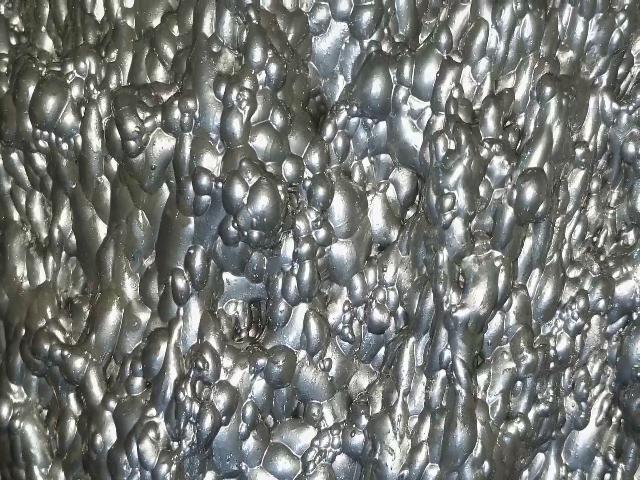
#> input picture test_froth.jpg, 640 x 480 px
$ python test_analysis.py   (older library calls are emulated)
#> lines starting #> are read from the running program, lines starting #| are printed output that depends on the picture; after the words box and inside, x2 and y2 are one past the last pixel; in counts of white or black regions, pixels touching at a corner belong together; long printed decimals are rounded
### src/__init__.py
"""
铅浮选过程工况智能监测与控制系统 - 主程序包

这是项目的根包，包含整个应用程序的主要模块和组件。
"""

import sys
from pathlib import Path

# 添加项目根目录到Python路径
_project_root = Path(__file__).parent
if str(_project_root) not in sys.path:
    sys.path.insert(0, str(_project_root))

# 版本信息
__version__ = "2.1.0"
__author__ = "智能监测技术团队"
__email__ = "support@intelligent-monitoring.com"
__description__ = "铅浮选过程工况智能监测与控制系统"
__license__ = "Proprietary"
__copyright__ = "Copyright 2024 智能监测技术团队"


# 项目配置
class ProjectConfig:
    """项目配置类"""

    # 项目根目录
    ROOT_DIR = _project_root

    # 数据目录
    DATA_DIR = ROOT_DIR / "data"
    LOGS_DIR = ROOT_DIR / "logs"
    CONFIG_DIR = ROOT_DIR / "config"
    RESOURCES_DIR = ROOT_DIR / "resources"

    # 子目录映射
    SUBDIRS = {
        'views': ROOT_DIR / "views",
        'models': ROOT_DIR / "models",
        'controllers': ROOT_DIR / "controllers",
        'utils': ROOT_DIR / "utils",
        'tests': ROOT_DIR / "tests"
    }

    @classmethod
    def setup_directories(cls):
        """创建必要的目录结构"""
        directories = [
            cls.DATA_DIR,
            cls.LOGS_DIR,
            cls.CONFIG_DIR,
            cls.RESOURCES_DIR / "icons",
            cls.RESOURCES_DIR / "styles",
            cls.RESOURCES_DIR / "images"
        ]

        for directory in directories:
            directory.mkdir(parents=True, exist_ok=True)
#> in analyze_one_image, img is the input picture: shape (480, 640, 3); mean B, G, R 118.6, 121.8, 119

    # [5 lines left out: function get_path, not called in this run]


# 导出主要类
__all__ = [
    'ProjectConfig'
]


# 应用程序状态
class AppState:
    """应用程序状态管理"""

    _instance = None
    _initialized = False

    def __new__(cls):
        if cls._instance is None:
            cls._instance = super().__new__(cls)
        return cls._instance

    def __init__(self):
        if not self._initialized:
            self.is_running = False
            self.is_debug = False
            self.current_view = None
            self.settings = {}
            self._initialized = True

    # [19 lines left out: functions start, stop, set_debug_mode, set_current_view, not called in this run]


# 全局应用程序实例
app_state = AppState()


# 工具函数
def get_version():
    """获取版本信息"""
    return __version__


# [63 lines left out: functions get_project_info, check_dependencies, initialize_application, cleanup_application, not called in this run]


# 异常类
class AppError(Exception):
    """应用程序基础异常类"""
    pass


class ConfigError(AppError):
    """配置错误"""
    pass


class CameraError(AppError):
    """相机错误"""
    pass


class DataError(AppError):
    """数据错误"""
    pass


# 上下文管理器用于应用程序生命周期管理
class ApplicationContext:
    """应用程序上下文管理器"""

    def __enter__(self):
        initialize_application()
        return self

    # [5 lines left out: function __exit__, not called in this run]


# 当包被导入时执行初始化
# [3 lines that do not run on import are left out]

# 测试代码
# [16 lines that do not run on import are left out]

### src/utils/feature_extract.py
import cv2
import numpy as np
import logging
import os
import pandas as pd
from typing import Tuple, Dict, List, Optional
from tqdm import tqdm
from scipy import ndimage as ndi

from skimage.feature import graycomatrix, graycoprops, local_binary_pattern, peak_local_max
from skimage.measure import regionprops
from skimage.segmentation import watershed

# 配置日志
logger = logging.getLogger(__name__)


class FrothFeatureExtractor:
    """
    [核心算法层] 浮选泡沫图像特征提取器
    包含颜色、纹理、形态学及动态特征提取算法。
    """

    @staticmethod
    def extract_all_static_features(image: np.ndarray) -> Dict[str, float]:
        """
        一次性提取所有静态特征（颜色 + 纹理 + 形态学）。
        """
        features = {}
        # 1. 颜色特征
        features.update(FrothFeatureExtractor.extract_color_stats(image))
        # 2. 纹理特征 (GLCM & LBP)
        features.update(FrothFeatureExtractor.extract_texture_glcm(image))
        features.update(FrothFeatureExtractor.extract_texture_lbp(image))
        # 3. 形态学特征 (气泡分割)
        features.update(FrothFeatureExtractor.extract_morphological_features(image))
        return features

    @staticmethod
    def extract_color_stats(image: np.ndarray, target_size: Tuple[int, int] = (256, 256)) -> Dict[str, float]:
        """提取颜色统计特征 (RGB/HSV/红灰比)"""
#> called with target_size = (256, 256)
        if image is None: return {}
        try:
            if target_size and (image.shape[0] != target_size[0] or image.shape[1] != target_size[1]):
                image = cv2.resize(image, target_size)
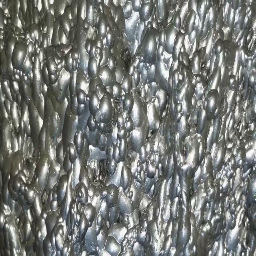
#> image: shape (256, 256, 3); mean of channels 0, 1, 2 118.6, 121.7, 118.9; drawn as B, G, R

            # --- RGB 空间 (OpenCV默认为BGR) ---
            b, g, r = cv2.split(image)
            r_mean = np.mean(r)
#> r_mean = 118.9
            g_mean = np.mean(g)
#> g_mean = 121.7
            b_mean = np.mean(b)
#> b_mean = 118.6

            # 计算灰度 (加权)
            gray = (0.299 * r + 0.587 * g + 0.114 * b)
            gray_mean = np.mean(gray)
#> gray_mean = 120.5

            # 红灰比 (Red/Gray Ratio) - 关键浮选指标
            red_gray_ratio = r_mean / gray_mean if gray_mean > 0 else 0.0
#> red_gray_ratio = 0.987

            # 统计矩 (基于灰度)
            gray_flat = gray.flatten()
            gray_std = np.std(gray_flat)
#> gray_std = 51.27
            gray_var = gray_std ** 2
#> gray_var = 2628.9

            # 偏度与峰度
            if gray_std > 0:
                skewness = np.mean(((gray_flat - gray_mean) / gray_std) ** 3)
#> skewness = 0.945
                kurtosis = np.mean(((gray_flat - gray_mean) / gray_std) ** 4)
#> kurtosis = 2.99
            else:
                skewness, kurtosis = 0.0, 0.0

            # --- HSV 空间 ---
            hsv = cv2.cvtColor(image, cv2.COLOR_BGR2HSV)
#> hsv: shape (256, 256, 3); mean H, S, V 59.9, 18.7, 123.1
            h_mean, s_mean, v_mean = np.mean(hsv, axis=(0, 1))
#> h_mean = 59.87; s_mean = 18.69; v_mean = 123.1

            return {
                'color_r_mean': float(r_mean),
                'color_g_mean': float(g_mean),
                'color_b_mean': float(b_mean),
                'color_gray_mean': float(gray_mean),
                'color_red_gray_ratio': float(red_gray_ratio),
                'color_variance': float(gray_var),
                'color_skewness': float(skewness),
                'color_kurtosis': float(kurtosis),
                'color_h_mean': float(h_mean),
                'color_s_mean': float(s_mean),
                'color_v_mean': float(v_mean)
            }
        except Exception as e:
            logger.error(f"颜色特征提取错误: {e}")
            return {}

    @staticmethod
    def extract_texture_glcm(image: np.ndarray, nbit: int = 64) -> Dict[str, float]:
        """提取 GLCM (灰度共生矩阵) 纹理特征"""
#> called with nbit = 64
        if image is None: return {}
        try:
            if len(image.shape) == 3:
                image = cv2.cvtColor(image, cv2.COLOR_BGR2GRAY)
#> image: shape (480, 640)

            # 压缩灰度级 (量化) 以减少计算量
            img_digitized = (image / 256.0 * nbit).astype(np.uint8)
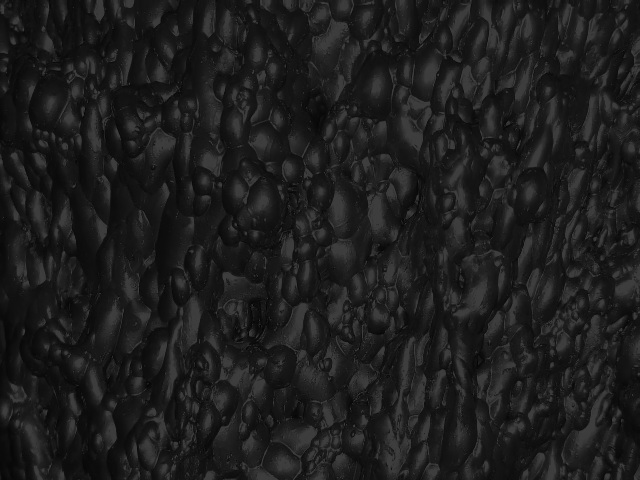
#> img_digitized: shape (480, 640); min 0, max 63, mean 29.8
            img_digitized = np.clip(img_digitized, 0, nbit - 1)

            # 计算 GLCM (距离=1, 多角度平均)
            g_matrix = graycomatrix(img_digitized, [1], [0, np.pi / 4, np.pi / 2, 3 * np.pi / 4],
                                    levels=nbit, symmetric=True, normed=True)

            return {
                'glcm_contrast': float(graycoprops(g_matrix, 'contrast').mean()),
                'glcm_dissimilarity': float(graycoprops(g_matrix, 'dissimilarity').mean()),
                'glcm_homogeneity': float(graycoprops(g_matrix, 'homogeneity').mean()),
                'glcm_energy': float(graycoprops(g_matrix, 'energy').mean()),
                'glcm_correlation': float(graycoprops(g_matrix, 'correlation').mean())
            }
        except Exception as e:
            logger.error(f"GLCM 提取错误: {e}")
            return {}

    @staticmethod
    def extract_texture_lbp(image: np.ndarray) -> Dict[str, float]:
        """提取 LBP (局部二值模式) 纹理特征"""
        if image is None: return {}
        try:
            if len(image.shape) == 3:
                image = cv2.cvtColor(image, cv2.COLOR_BGR2GRAY)

            # LBP 计算 (半径1, 8个点)
            lbp = local_binary_pattern(image, 8, 1, method='uniform')
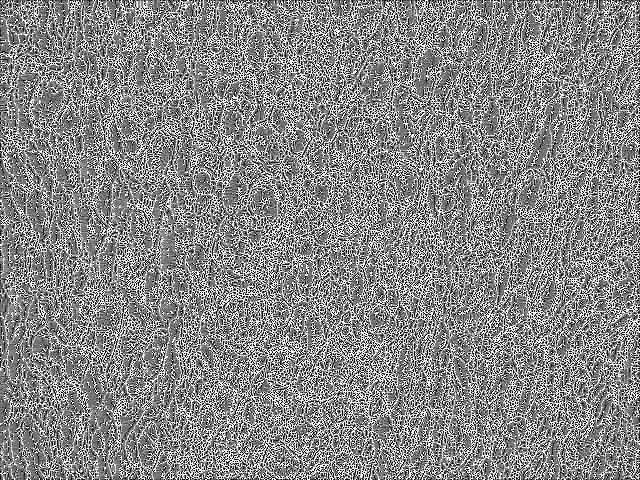
#> lbp: shape (480, 640) float64; min 0, max 9, mean 4.79; drawn with min black and max white

            # 计算直方图熵 (Entropy)
            # Uniform LBP 产生 10 种模式 (8+2)
            hist, _ = np.histogram(lbp.ravel(), bins=np.arange(0, 11), density=True)
#> hist = [0.0677, 0.0846, 0.064, 0.114, 0.179, 0.109, 0.0675, 0.0855, 0.0905, 0.138]
            hist = hist + 1e-7  # 避免 log(0)
            entropy = -np.sum(hist * np.log2(hist))
#> entropy = 3.24

            return {'lbp_entropy': float(entropy)}
        except Exception as e:
            logger.error(f"LBP 提取错误: {e}")
            return {}

    @staticmethod
    def extract_morphological_features(image: np.ndarray) -> Dict[str, float]:
        """提取形态学特征 (分水岭算法分割气泡并统计尺寸)"""
        if image is None: return {}
        try:
            if len(image.shape) == 3:
                gray = cv2.cvtColor(image, cv2.COLOR_BGR2GRAY)
            else:
                gray = image

            # 1. 预处理 (CLAHE增强 + 高斯模糊)
            clahe = cv2.createCLAHE(clipLimit=2.0, tileGridSize=(8, 8))
            enhanced = clahe.apply(gray)
            blurred = cv2.GaussianBlur(enhanced, (5, 5), 0)
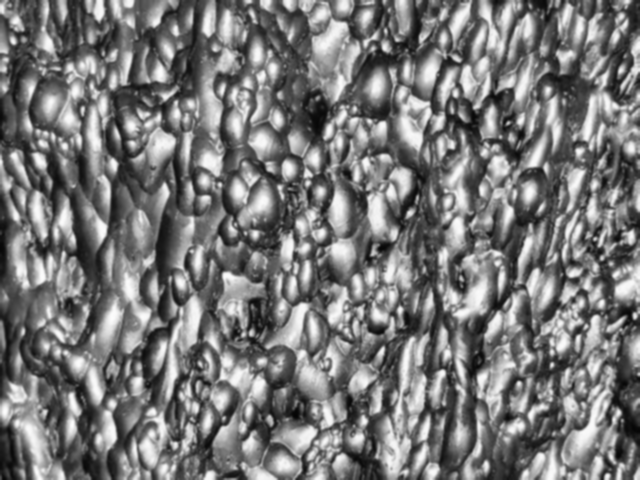
#> blurred: shape (480, 640); min 4, max 252, mean 119.7

            # 2. 阈值分割 (Otsu)
            _, thresh = cv2.threshold(blurred, 0, 255, cv2.THRESH_BINARY + cv2.THRESH_OTSU)
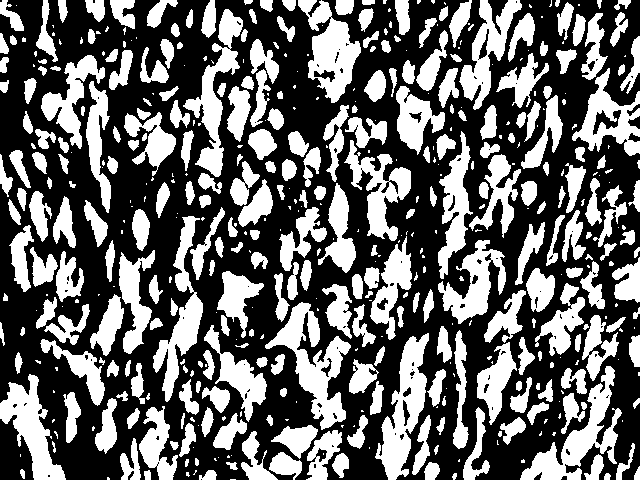
#> thresh: shape (480, 640); 40.4% white; 497 white regions (209 under 20 px)

            # 3. 距离变换与种子生成
            distance = ndi.distance_transform_edt(thresh)
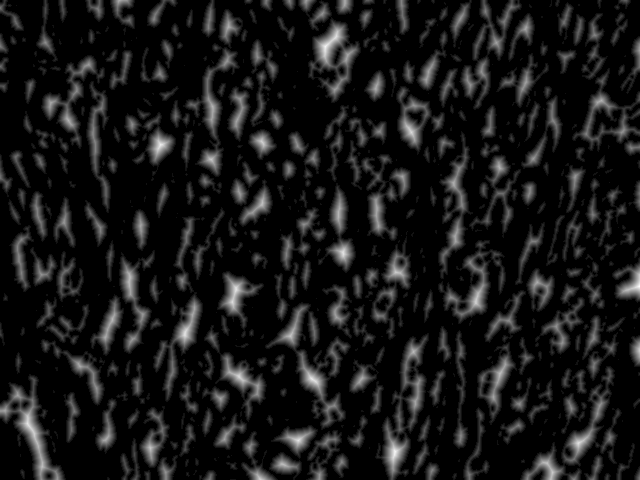
#> distance: shape (480, 640) float64; min 0, max 13.93, mean 1.24; drawn with min black and max white
            # min_distance 决定了最小识别的气泡间距
            coords = peak_local_max(distance, min_distance=7, labels=thresh)
#> coords = 600 pairs, first value 7 to 472, second value 7 to 632
            mask = np.zeros(distance.shape, dtype=bool)
            mask[tuple(coords.T)] = True
            markers, _ = ndi.label(mask)

            # 4. 分水岭算法
            labels = watershed(-distance, markers, mask=thresh)
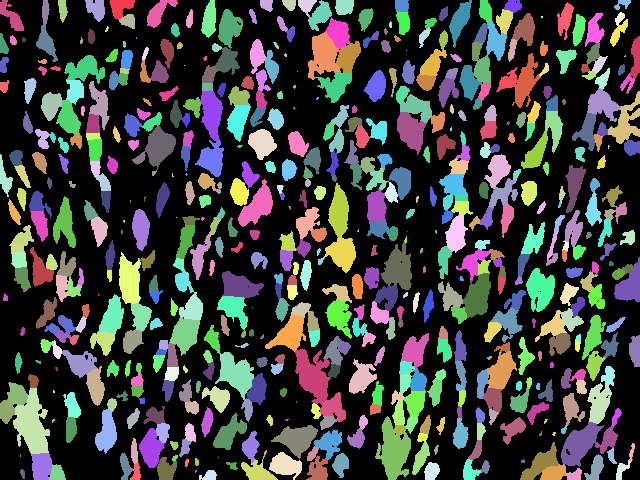
#> labels: shape (480, 640) int32; 601 distinct labels, from 0 to 600; one colour per label, 0 black

            # 5. 区域属性统计
            regions = regionprops(labels)
#> regions = 600 regions; largest, box (x1, y1, x2, y2) and area: (13, 388, 50, 454) 1458, (375, 416, 411, 480) 1271, (295, 349, 331, 404) 1200, (561, 422, 604, 467) 1008, (215, 352, 254, 400) 973

            # 过滤极小的噪点区域
            regions = [r for r in regions if r.area > 5]
#> regions = 578 regions; largest, box (x1, y1, x2, y2) and area: (13, 388, 50, 454) 1458, (375, 416, 411, 480) 1271, (295, 349, 331, 404) 1200, (561, 422, 604, 467) 1008, (215, 352, 254, 400) 973

            if not regions:
                return {
                    'bubble_count': 0.0, 'bubble_mean_diam': 0.0,
                    'bubble_d10': 0.0, 'bubble_d50': 0.0, 'bubble_d90': 0.0
                }

            # 计算等效直径
            diams = np.array([r.equivalent_diameter for r in regions])
#> diams = 578 values, max 43.09 at index 520, min 2.76 at index 132, mean 14.76
            areas = np.array([r.area for r in regions])
#> areas = 578 values, max 1458 at index 520, min 6 at index 132, mean 210.6

            # 计算圆度 (4*pi*Area / Perimeter^2)
            circularities = [(4 * np.pi * r.area) / (r.perimeter ** 2) if r.perimeter > 0 else 0 for r in regions]
#> circularities = 578 values, max 1.94 at index 241, min 0.202 at index 159, mean 0.734

            return {
                'bubble_count': float(len(regions)),
                'bubble_mean_area': float(np.mean(areas)),
                'bubble_std_area': float(np.std(areas)),
                'bubble_mean_diam': float(np.mean(diams)),
                'bubble_d10': float(np.percentile(diams, 10)),
                'bubble_d50': float(np.percentile(diams, 50)),  # 中值粒径
                'bubble_d90': float(np.percentile(diams, 90)),
                'bubble_mean_circularity': float(np.mean(circularities))
            }
        except Exception as e:
            logger.error(f"形态学特征提取错误: {e}")
            return {}

    # [75 lines left out: function extract_dynamic_features, not called in this run]


class FrothBatchProcessor:
    """
    [业务处理层] 批量处理工具
    用于处理文件夹下的图像数据集并导出 Excel
    """

    # [82 lines left out: functions process_folder, process_dynamic_folder, not called in this run]


# [3 lines that do not run on import are left out]
    # FrothBatchProcessor.process_folder("D:/DataSet/Train", "train_data.xlsx")

### test_analysis.py
import cv2
import json
# 假设您的文件在 src/utils/feature_extract.py
from src.utils.feature_extract import FrothFeatureExtractor

def analyze_one_image(image_path):
    # 1. 读取图像
    img = cv2.imread(image_path)
    if img is None:
        print("错误：无法读取图像")
        return

    print(f"正在分析图像: {image_path} ...")

    # 2. 一键提取所有静态特征
    # 包括：颜色(RGB/HSV)、纹理(GLCM/LBP)、形态学(气泡尺寸/数量/圆度)
    all_features = FrothFeatureExtractor.extract_all_static_features(img)
#> all_features = 25 items

    # 3. 打印结果 (格式化输出)
    print("\n=== 分析结果 ===")
    # 这里用 json.dumps 只是为了漂亮地打印字典
    print(json.dumps(all_features, indent=4, ensure_ascii=False))
#| {
#|     "color_r_mean": 118.914,
#|     "color_g_mean": 121.683,
#|     "color_b_mean": 118.554,
#|     "color_gray_mean": 120.498,
#|     "color_red_gray_ratio": 0.9869,
#|     "color_variance": 2628.874,
#|     "color_skewness": 0.9446,
#|     "color_kurtosis": 2.993,
#|     "color_h_mean": 59.875,
#|     "color_s_mean": 18.691,
#|     "color_v_mean": 123.121,
#> (further printed lines are left out)

    # 4. 访问特定特征示例
    print(f"\n关键指标速览:")
    print(f"- 气泡数量: {all_features.get('bubble_count', 0)}")
#| - 气泡数量: 578.0
    print(f"- 平均尺寸(D50): {all_features.get('bubble_d50', 0):.2f}")
#| - 平均尺寸(D50): 13.61
    print(f"- 载矿指示(红灰比): {all_features.get('color_red_gray_ratio', 0):.4f}")
#| - 载矿指示(红灰比): 0.9869

# 运行
if __name__ == "__main__":
    analyze_one_image("test_froth.jpg") # 替换为您的实际图片路径
